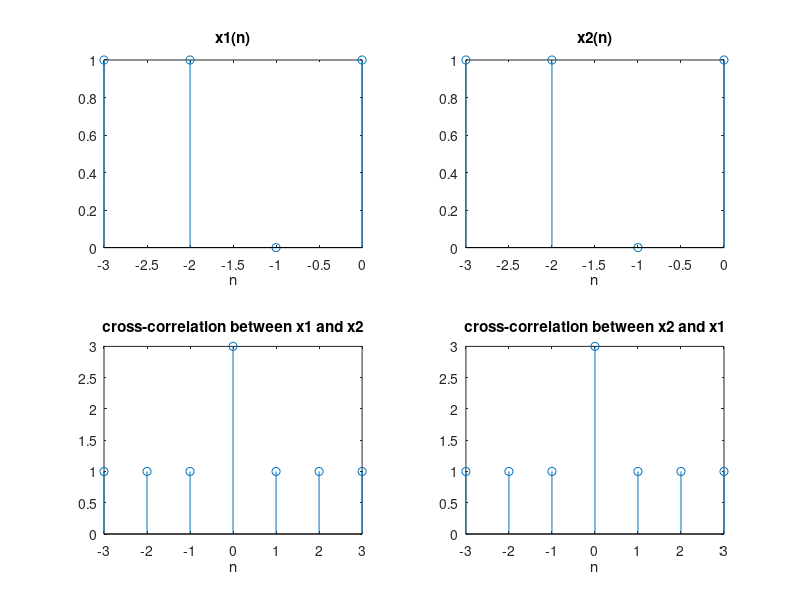

Source code (MATLAB):
x1n= [1 1 0 1];n1x=0:3;
x2n=[1 1 0 1];n2x=0:3;
N=length (x1n);
n=1:N;
x1nref=x1n (N+1-n);
n1x = -fliplr (n1x);%the index changes too
x2nref=x2n (N+1-n);
n2x = -fliplr(n2x);
rx1x2=conv (x1nref,x2n);
rx2x1=conv (x1n,x2nref);
n=-3:3;
subplot (2,2,1);stem (n1x,x1n);title ('x1(n)');
xlabel ('n');
subplot (2,2,2);stem (n2x,x2n);title ('x2(n)');
xlabel ('n');
subplot(2,2,3);stem(n,rx1x2);title('cross-correlation between x1 and x2');
xlabel ('n');
subplot (2,2,4);stem (n,rx2x1);title ('cross-correlation between x2 and x1');
xlabel ('n');
